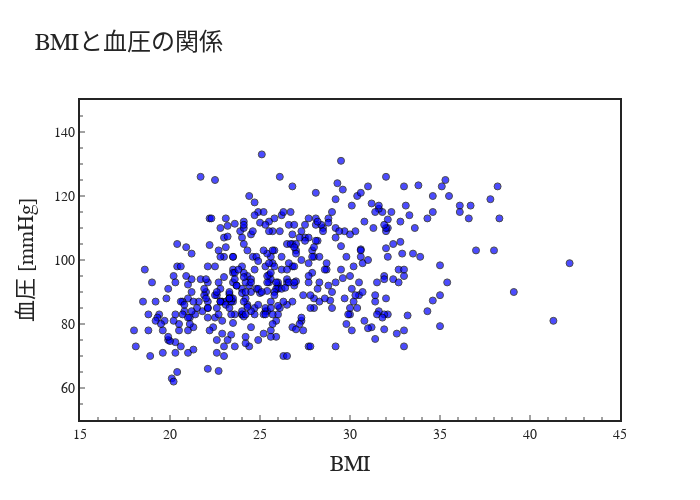

Notebook source saved alongside this figure:
### Code cell
fig = go.Figure()

fig.add_trace(
    go.Scatter(
        x=scatter_df["bmi"],
        y=scatter_df["bp"],
        mode="markers",       # scatterではmodeを"markers"にする
        marker=dict(          # マーカーの設定は辞書形式で与える
            color="blue",
            size=7,
            opacity=0.7,
            line=dict(width=1, color="black")  # マーカーの縁
        ),
    )
)


fig.update_layout(
    go.Layout(
        width=700,
        height=500,
        title=dict(text="BMIと血圧の関係", font=dict(size=24)),
        xaxis=dict(
            title="BMI",
            linewidth=2,
            mirror=True,
            ticks="inside",
            ticklen=5,
            tickfont=dict(size=14),
            minor=dict(ticks="inside", ticklen=3),
            range=(15, 45)
        ),
        yaxis=dict(
            title="血圧 [mmHg]",
            linewidth=2,
            mirror=True,
            ticks="inside",
            ticklen=5,
            tickfont=dict(size=14),
            minor=dict(ticks="inside", ticklen=3, nticks=4),
            range=(50, 150)
        ),
        font=dict(size=18, family="sans-serif"),  # フォントの設定
        template="simple_white",
    )
)


fig.show()

### Figure 1 — Plotly figure (JSON) as saved in the notebook; plotly's stock layout.template omitted (floating-point values rounded to 4 significant figures; data arrays with more than 128 entries replaced by an {"elided": "..."} marker saying what was removed)
{"data": [{"marker": {"color": "blue", "line": {"color": "black", "width": 1}, "opacity": 0.7, "size": 7}, "mode": "markers", "type": "scatter", "x": {"elided": "442 float values"}, "y": {"elided": "442 float values"}}], "layout": {"font": {"family": "sans-serif", "size": 18}, "height": 500, "title": {"font": {"size": 24}, "text": "BMIと血圧の関係"}, "width": 700, "xaxis": {"linewidth": 2, "minor": {"ticklen": 3, "ticks": "inside"}, "mirror": true, "range": [15, 45], "tickfont": {"size": 14}, "ticklen": 5, "ticks": "inside", "title": {"text": "BMI"}}, "yaxis": {"linewidth": 2, "minor": {"nticks": 4, "ticklen": 3, "ticks": "inside"}, "mirror": true, "range": [50, 150], "tickfont": {"size": 14}, "ticklen": 5, "ticks": "inside", "title": {"text": "血圧 [mmHg]"}}}}
